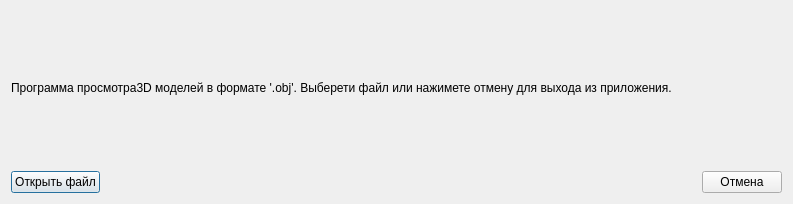
<?xml version="1.0" encoding="UTF-8"?>
<ui version="4.0">
 <class>Dialog</class>
 <widget class="QDialog" name="Dialog">
  <property name="geometry">
   <rect>
    <x>0</x>
    <y>0</y>
    <width>793</width>
    <height>204</height>
   </rect>
  </property>
  <property name="windowTitle">
   <string>3D Viewer 1.0</string>
  </property>
  <layout class="QGridLayout" name="gridLayout">
   <item row="0" column="0" colspan="2">
    <widget class="QLabel" name="label">
     <property name="text">
      <string>Программа просмотра3D моделей в формате '.obj'. Выберети файл или нажимете отмену для выхода из приложения.</string>
     </property>
     <property name="wordWrap">
      <bool>true</bool>
     </property>
    </widget>
   </item>
   <item row="1" column="0">
    <widget class="QPushButton" name="pushButton">
     <property name="text">
      <string>Открыть файл</string>
     </property>
    </widget>
   </item>
   <item row="1" column="1">
    <spacer name="horizontalSpacer">
     <property name="orientation">
      <enum>Qt::Horizontal</enum>
     </property>
     <property name="sizeHint" stdset="0">
      <size>
       <width>580</width>
       <height>20</height>
      </size>
     </property>
    </spacer>
   </item>
   <item row="1" column="2">
    <widget class="QPushButton" name="pushButton_2">
     <property name="text">
      <string>Отмена</string>
     </property>
    </widget>
   </item>
  </layout>
 </widget>
 <resources/>
 <connections/>
</ui>
